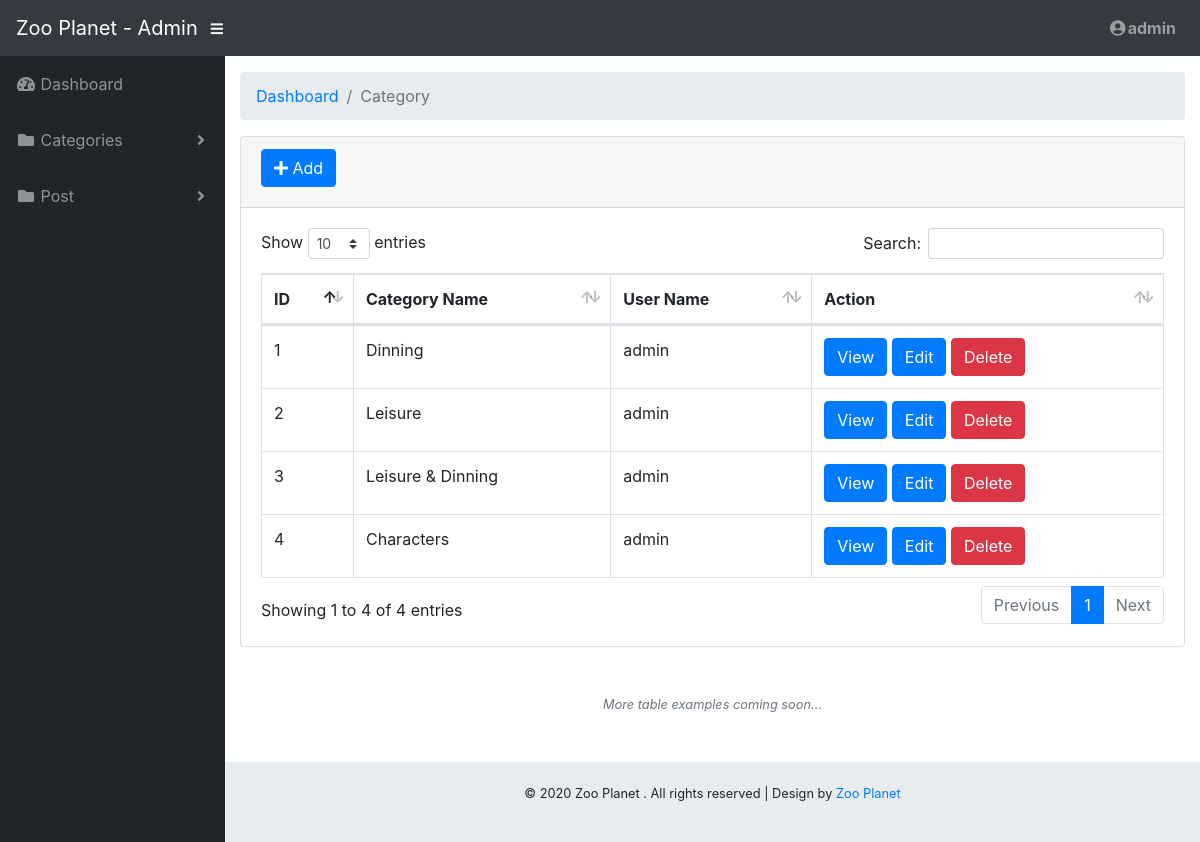
Page /admin/category/list.php (signed in) on the earlier database version.
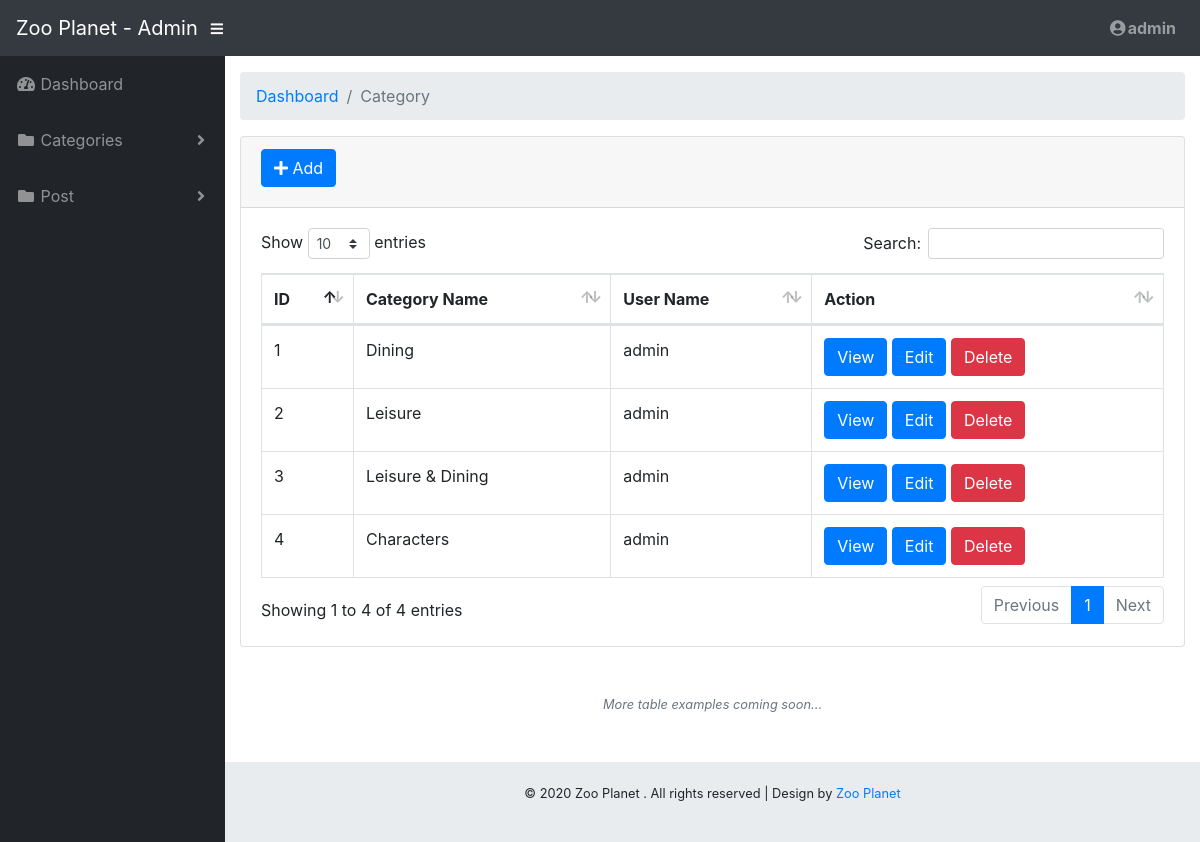
Same page on the later database version.
### tables this page shows
CREATE TABLE `category` (
  `id` int(11) NOT NULL,
  `cate_name` varchar(250) NOT NULL,
  `parent_id` int(11) NOT NULL DEFAULT '0',
  `user` int(11) NOT NULL,
  `status` int(11) NOT NULL DEFAULT '1'
);

CREATE TABLE `users` (
  `user_id` int(11) NOT NULL,
  `username` varchar(250) NOT NULL,
  `password` varchar(250) NOT NULL,
  `role_id` int(11) NOT NULL DEFAULT '2',
  `status` int(1) NOT NULL DEFAULT '1'
);

### admin/category/list.php (the view, shortened to what this page needs)
<?php
$conn = conn_db();
$sql = "SELECT * FROM category inner join users on category.user = users.user_id WHERE category.status = 1 ORDER BY id DESC";
$result = mysqli_query($conn, $sql);
if (mysqli_num_rows($result) > 0) {
    while ($row = mysqli_fetch_assoc($result)) {
        $_data[] = $row;
        }
    }
?>
<!DOCTYPE html>
<html lang="en">
<head>
  <link href="../vendor/fontawesome-free/css/all.min.css" rel="stylesheet" type="text/css">
  <link href="../vendor/datatables/dataTables.bootstrap4.css" rel="stylesheet">
  <link href="../css/sb-admin.css" rel="stylesheet">
</head>
<body id="page-top">
  <nav class="navbar navbar-expand navbar-dark bg-dark static-top">
    <a class="navbar-brand mr-1" href="../index.php">Zoo Planet - Admin</a>
    <button class="btn btn-link btn-sm text-white order-1 order-sm-0" id="sidebarToggle" href="#">
      <i class="fas fa-bars"></i>
    </button>
    <ul class="navbar-nav ml-auto ml-md-0">
      <li class="nav-item dropdown no-arrow">
        <a class="nav-link dropdown-toggle" href="#" id="userDropdown" role="button" data-toggle="dropdown" aria-haspopup="true" aria-expanded="false">
          <i class="fas fa-user-circle fa-fw"></i><b><?=$_SESSION['user']['username']?></b>
        </a>
      </li>
    </ul>
  </nav>
  <div id="wrapper">
    <ul class="sidebar navbar-nav">
      <li class="nav-item">
        <a class="nav-link" href="../index.php">
          <i class="fas fa-fw fa-tachometer-alt"></i>
          <span>Dashboard</span>
        </a>
      </li>
      <li class="nav-item dropdown">
        <a class="nav-link dropdown-toggle" href="#" id="pagesDropdown" role="button" data-toggle="dropdown" aria-haspopup="true" aria-expanded="false">
          <i class="fas fa-fw fa-folder"></i>
          <span>Categories</span>
        </a>
      </li>
      <li class="nav-item dropdown">
        <a class="nav-link dropdown-toggle" href="#" id="pagesDropdown" role="button" data-toggle="dropdown" aria-haspopup="true" aria-expanded="false">
          <i class="fas fa-fw fa-folder"></i>
          <span>Post</span>
        </a>
      </li>
    </ul>
    <div id="content-wrapper">
      <div class="container-fluid">
        <ol class="breadcrumb">
          <li class="breadcrumb-item">
            <a href="../index.php">Dashboard</a>
          </li>
          <li class="breadcrumb-item active">Category</li>
        </ol>
        <div class="card mb-3">
          <div class="card-header">
          <button class="btn btn-primary mb-2" type="button">
              <i class="fa fa-plus" aria-hidden="true"> </i><a class="text-white" href="./create.php"> Add</a>
            </button>
            </div>
          <div class="card-body">
            <div class="table-responsive">
              <table class="table table-bordered" id="dataTable" width="100%" cellspacing="0">
                <thead>
                  <tr>
                    <th>ID</th>
                    <th>Category Name</th>
                    <th>User Name</th>
                    <th>Action</th>
                  </tr>
                </thead>
                <tbody>
                  <?php
                  $i = 1;
                  if (!empty($_data)) {
                    foreach ($_data as $key => $value) : ?>
                      <tr>
                          <td><?php echo $i++;  ?></td>
                          <td><?= $value['cate_name'] ?></td>
                          <td><?= $value['username'] ?></td>
                          <td>
                            <button class="btn btn-primary" type="button"><a class="text-white" href="<?="view.php?id={$value['id']}" ?>" target="_blank"> View </a></button>
                            <button class="btn btn-primary" type="button"><a class="text-white" href="<?="./edit.php?id={$value['id']}" ?>" target="_blank"> Edit </a></button>
                            <button class="btn btn-danger" type="button"><a class="text-white" href="<?="delete.php?id={$value['id']}" ?>" target="_blank" onclick="return confirm('Are you sure you want to delete this item?');"> Delete </a></button>
                          </td>
                      </tr>
                    <?php endforeach;
                    }
                  ?>
                    </tbody>
              </table>
            </div>
          </div>
        </div>
        <p class="small text-center text-muted my-5">
          <em>More table examples coming soon...</em>
        </p>
      </div>
      <footer class="sticky-footer">
        <div class="container my-auto">
          <div class="copyright text-center my-auto">
            <p>&copy; 2020 Zoo Planet . All rights reserved | Design by <a href="http://localhost/zoo/index.php">Zoo Planet</a></p>
          </div>
        </div>
      </footer>
    </div>
  </div>
</body>
</html>

Differences in the rows shown:
changed category: cate_name "Dinning" → "Dining"
changed category: cate_name "Leisure & Dinning" → "Leisure & Dining"
